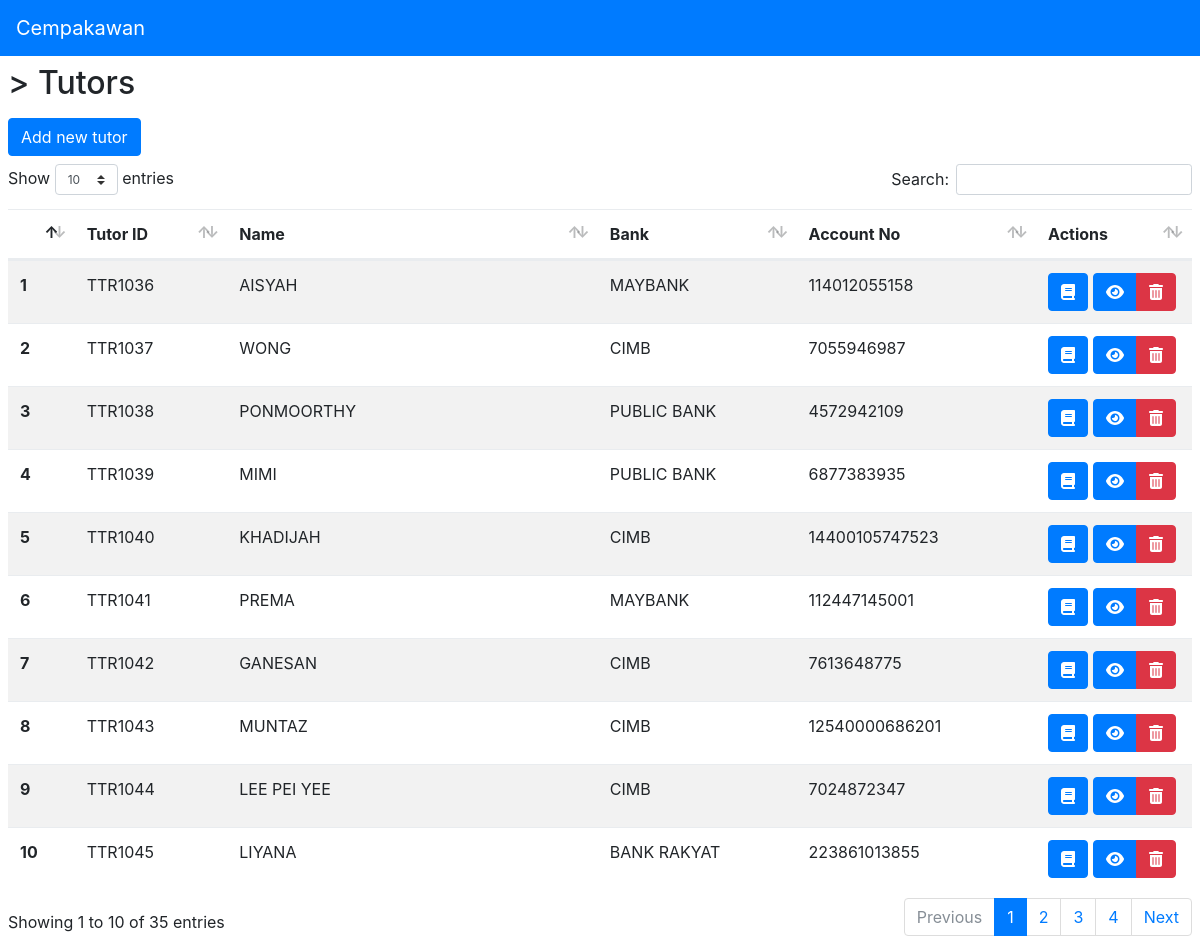
Page /tutors (signed in) on the committed database.
### tables this page shows
CREATE TABLE `tutors` (
  `id` int(11) NOT NULL AUTO_INCREMENT,
  `name` text NOT NULL,
  `mykad` text NOT NULL,
  `phone` text NOT NULL,
  `bank` text NOT NULL,
  `acc_no` text NOT NULL,
  `status` int(11) NOT NULL COMMENT '1=active, 2=suspend, 3=inactive',
  PRIMARY KEY (`id`)
);

### view-tutors.php (the view, shortened to what this page needs)
<main class="m-2">
	<h2><a href="branch-menu"><?php echo($_SESSION['branch']) ?></a> > Tutors</h2>
	<div>
		<a href="add-tutor" class="btn btn-primary my-2">Add new tutor</a>
	</div>
	<table class="table table-hover table-striped w-100 datatable">
		<thead>
			<tr>
				<th></th>
				<th>Tutor ID</th>
				<th>Name</th>
				<th>Bank</th>
				<th>Account No</th>
				<th>Actions</th>
			</tr>
		</thead>
		<tbody>
			<?php
				$i = 1;
				$run = $conn->query("SELECT * FROM tutors WHERE status != 3");
				while ( $row = $run->fetch_assoc() ){
			?>
				<tr>
					<th><?php echo $i++ ?></th>
					<td>TTR<?php echo 1000+$row['id'] ?></td>
					<td><?php echo $row['name'] ?></td>
					<td><?php echo $row['bank'] ?></td>
					<td><?php echo $row['acc_no'] ?></td>
					<td>
						<a href="?m=add-class&tutor=<?php echo $row['id'] ?>" title="Add class" class="hastooltip btn btn-primary text-white"><i class="fas fa-book"></i></a>
						<div class="btn-group">
							<button title="View" class="hastooltip btn btn-primary" data-toggle="modal" data-target="#student-detail"><i class="fas fa-eye"></i></button>
							<button title="Remove tutor" class="hastooltip btn btn-danger" data-toggle="modal" data-target="remove-student"><i class="fas fa-trash-alt"></i></button>
						</div>
					</td>
				</tr>
			<?php } ?>
		</tbody>
	</table>
</main>

### index.php (shortened to what this page needs)
<!DOCTYPE html>
<html>
<head>
	<link rel="stylesheet" href="vendor/bootstrap/css/bootstrap.min.css">
	<link rel="stylesheet" type="text/css" href="vendor/datatables/datatables.css">
	<link href="vendor/select2/select2.min.css" rel="stylesheet" />
	<link rel="stylesheet" type="text/css" href="vendor/daterangepicker/daterangepicker.css" />
	<link rel="stylesheet" type="text/css" href="vendor/fullcalendar/fullcalendar.min.css">
	<link rel="stylesheet" type="text/css" href="vendor/fullcalendar/fullcalendar.print.css">
</head>
<body>
	<?php
		if( !isset($_SESSION['user']['id']) ){
			if( !isset($_GET['m']) ){
				include 'view-login.php';
			}else{
				switch ($_GET['m']) {
					case 'register':
						include 'view-register-user.php';
						break;
					case 'forgot-password':
						include 'view-forgot-password.php';
						break;
					default:
						include 'view-login.php';
				}
			}
		}else{
			if( !isset( $_SESSION['user']['locked'] ) OR $_SESSION['user']['locked'] == FALSE ){
				include('navbar.php');
				if ( !isset($_GET['m']) ) {
					include 'view-homepage.php';
				}else{
					if( $_GET['m'] == '' ){
						include 'view-homepage.php';
					}else{
						include 'view-'.$_GET['m'].'.php';
					}
				}
			}else{
				include 'view-locked-user.php';
			}
		}
	?>
</body>
</html>

### navbar.php (shortened to what this page needs)
<nav class="navbar navbar-expand-lg navbar-light bg-primary">
	<a class="navbar-brand text-white text-center" href="index.php">Cempakawan</a>
</nav>

### index.php (style rules this page uses)
body { zoom: 1; }

### rows in the picture
tutors: 1000+$row['id'] "1036", name "AISYAH", bank "MAYBANK", acc_no "114012055158"
tutors: 1000+$row['id'] "1037", name "WONG", bank "CIMB", acc_no "7055946987"
tutors: 1000+$row['id'] "1038", name "PONMOORTHY", bank "PUBLIC BANK", acc_no "4572942109"
tutors: 1000+$row['id'] "1039", name "MIMI", bank "PUBLIC BANK", acc_no "6877383935"
tutors: 1000+$row['id'] "1040", name "KHADIJAH", bank "CIMB", acc_no "14400105747523"
tutors: 1000+$row['id'] "1041", name "PREMA", bank "MAYBANK", acc_no "112447145001"
tutors: 1000+$row['id'] "1042", name "GANESAN", bank "CIMB", acc_no "7613648775"
tutors: 1000+$row['id'] "1043", name "MUNTAZ", bank "CIMB", acc_no "12540000686201"
tutors: 1000+$row['id'] "1044", name "LEE PEI YEE", bank "CIMB", acc_no "7024872347"
tutors: 1000+$row['id'] "1045", name "LIYANA", bank "BANK RAKYAT", acc_no "223861013855"
